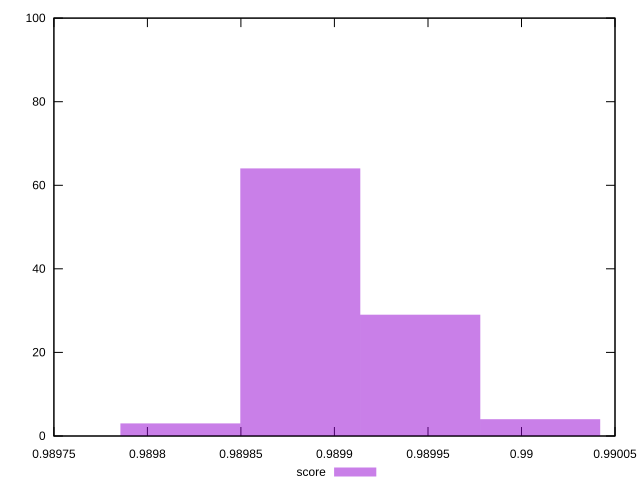

Recreate this plot in gnuplot.
reset
set terminal svg size 640, 490
set output "reprap/first-contentful-paint/samples/pages+cached+noexternal+nofonts+nosvg+noimg+nocss+nojs/score/histogram.svg"

$score <<EOF
0.989881737816349 64
0.9899458493278657 29
0.9900099608393822 4
0.9898176263048324 3
EOF

set key outside below
set boxwidth 0.00006411151151660292
set yrange [0:100]
set style fill transparent solid 0.5 noborder

plot \
  $score title "score" with boxes, \


reset
